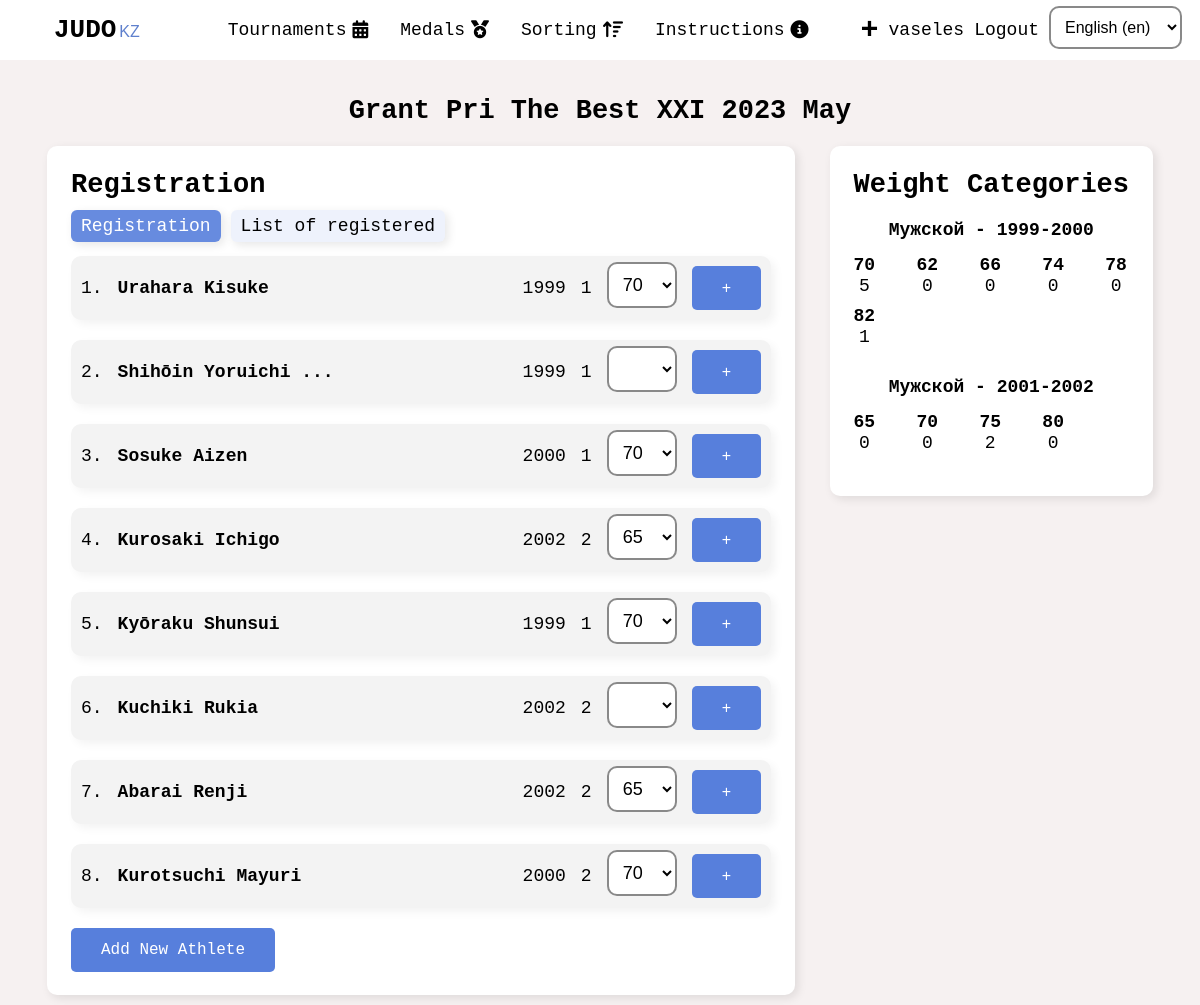
The app's page /en/tournaments/grant-pri-the-best-xxi-2023-may/registration-on-tournament (signed in) with its own data.
### base/models.py (models this page shows, shortened)
class Tournament(models.Model):
   RANGS = (
      ('Клубный', 'Клубный'),
      ('Городской', 'Городской'),
      ('Областной', 'Областной'),
      ('Региональный', 'Региональный'),
      ('Республиканский', 'Республиканский'),
      ('Чемпионат РК', 'Чемпионат РК'),
      ('Международный турнир', 'Международный турнир'),
   )
   CREDIT_TYPE = (
      ('личный', 'личный'),
      ('командный', 'командный')
   )
   STATUS = (
      ('Регистрация открыта', 'Регистрация открыта'),
      ('Регистрация завершенa', 'Регистрация завершенa'),
   )
   user = models.ForeignKey(User, on_delete=models.CASCADE, default=None)
   title = models.CharField(max_length=100)
   slug = models.SlugField(max_length=100, unique=True)
   logo = models.ImageField(upload_to='tournament_logo', blank=True)
   logos = models.ManyToManyField(Logos, default=[], blank=True, related_name='logos')
   about = models.TextField(max_length=1000, blank=True)
   rang = models.CharField(max_length=40,choices=RANGS, blank=True)
   place = models.CharField(max_length=100, blank=True)
   startData = models.CharField(max_length=100, blank=True)
   finishData = models.CharField(max_length=100, blank=True)
   startTime = models.CharField(max_length=10, blank=True)
   credit = models.CharField(max_length=100, blank=True, choices=CREDIT_TYPE)
   tatamis_count = models.CharField(default=0, blank=True, max_length=2)
   participants = models.ManyToManyField(Participant, default=[], blank=True)
   sponsors = models.ManyToManyField(Sponsors, blank=True, default=[], related_name='sponsors')
   chiefJustice = models.CharField(max_length=200, blank=True)
   chiefSecretary = models.CharField(max_length=200, blank=True)
   status = models.CharField(max_length=40, choices=STATUS, default='Регистрация_открыта')
   public = models.BooleanField(default=True)
   created = models.DateTimeField(auto_now_add=True)
   updated = models.DateTimeField(auto_now=True)
   class Meta:
      ordering = ['-updated', '-created']

class Participant(models.Model):
   GENDER = (
      ('Мужской', 'Мужской'),
      ('Женский', 'Женский')
   )
   user = models.ForeignKey(User, on_delete=models.CASCADE)
   firstName = models.CharField(max_length=100)
   lastName = models.CharField(max_length=100)
   thirdName = models.CharField(max_length=100, blank=True)
   year = models.CharField(max_length=30)
   discharge = models.CharField(max_length=40)
   gender = models.CharField(max_length=10, choices=GENDER)
   coach = models.CharField(max_length=245, blank=True)
   created = models.DateTimeField(auto_now_add=True)
   updated = models.DateTimeField(auto_now=True)

class WeightCategory(models.Model):
   GENDER = (
      ('Мужской', 'Мужской'),
      ('Женский', 'Женский')
   )
   tournament = models.ForeignKey(Tournament, on_delete=models.CASCADE, blank=True)
   weight = models.ManyToManyField(Weight, default=[])
   year = models.CharField(max_length=20, blank=True)
   gender = models.CharField(max_length=20, blank=True, choices=GENDER)

class Weight(models.Model):
   name = models.CharField(max_length=10)
   participants = models.ManyToManyField(Participant, default=[], blank=True)

### base/views/tournaments.py (the view, shortened to what this page needs)
# urls.py: path('tournaments/<str:slug>/registration-on-tournament', tournaments.registration_on_tournament, name='registration_on_tournament'),
@login_required(login_url='base:sign-in')
def registration_on_tournament(request, slug):
   if (request.user.profile.userType == 'Админ' or request.user.is_superuser or request.user.profile.userType == 'Секретарь'):
      page_type = 'registration'
      tournament = get_object_or_404(Tournament, slug=slug)
      weight_category = WeightCategory.objects.filter(tournament=tournament)
      participants = Participant.objects.filter(user=request.user)
      weight  = Weight.objects.all()
      context = {
         'page_type': page_type,
         'tournament': tournament,
         'participants': participants,
         'weight': weight,
         'weight_category': weight_category
      }
      return render(request, 'base/tournaments/athlete_registration.html', context)
   else:
      messages.error(request, "You don't have permission to create tournament ;)")
      return redirect('base:show_tournaments')

### base/templates/base/tournaments/athlete_registration.html (shortened to what this page needs)
{% include 'main.html' %}
{% load static i18n %}
{% block title %}
<link rel="stylesheet" href="{% static 'css/athlete_registration.css' %}">
{% endblock title %}
{% block content %}
<div class="home pre__athlete_regisration">
   <h2>{{tournament.title}}</h2>
   <div class="athlete_regisration">
      <div class="athlete_regisration__left">
         <h2>{% trans 'Registration' %}</h2>
         {% if page_type == 'registration' %}
            <div class="athlete_regisration__left__header">
               <a href="{% url 'base:registration_on_tournament' tournament.slug %}" class="active">{% trans 'Registration' %}</a>
               <a href="{% url 'base:list_of_registered_on_tournament' tournament.slug %}">{% trans 'List of registered' %}</a>
            </div>
            <div class="athlete_regisration__left__body">
               {% for athlete in participants %}
               <form class="athlete_regisration__left__person" method='POST'>
                  <span>{{ forloop.counter }}.</span>
                  <b>{{athlete.lastName}} {{athlete.firstName}} {{athlete.thirdName}}</b>
                  <span>{{athlete.year}}</span>
                  <span>{{athlete.discharge}}</span>
                  <span>
                  <select name = 'weight' class='athlete__weight'>
                    {% for weight_category  in tournament.weightcategory_set.all %}
                      {% if weight_category.gender == athlete.gender %}
                        {% if athlete.year in weight_category.year  %}
                           {% for weight in weight_category.weight.all %}
                              <option value={{weight.id}} >{{weight.name}} </option>
                           {%  endfor %}
                       {% endif %}
                      {% endif %}
                    {% endfor %}
                  </select>
                  </span>
                  <button type="submit" class='btn'>+</button>
               </form>
               {% endfor %}
   <a href="{% url 'base:add_new_athlete' %}" class="btn btn--primary">{% trans 'Add New Athlete' %}</a>
            </div>
         {% endif %}
      </div>
      <form class="athlete_regisration__right" method="POST">
         <h2>{% trans 'Weight Categories' %}</h2>
         <div class="athlete_regisration__weight__categories">
            {% for weight_category in tournament.weightcategory_set.all  %}
               <div class="athlete_regisration__weight__category">
                  <h3>{{weight_category.gender}} - {{weight_category.year}} </h3>
                  <div class="athlete_regisration__weights">
                     {% for weight in weight_category.weight.all %}
                        <div class="athlete_regisration__weight">
                           <b>{{weight.name}}</b>
                           <span>{{ weight.participants.count }}</span>
                        </div>
                     {%  endfor %}
                  </div>
               </div>
            {% endfor %}
         </div>
      </form>
   </div>
</div>
{% endblock content %}

### templates/header.html (shortened to what this page needs)
{% load static i18n  %}
<header>
   <a href="/" class="link-logo">
      <b>JUDO</b>
      <span>
         <span>KZ</span>
      </span>
   </a>
   <div class="header__center">
      <a href="{% url "base:show_tournaments" %}" class="link">
         {% trans 'Tournaments' %}
         <i class="fa-solid fa-calendar-days"></i>
      </a>
      <a href="{% url "base:medals" %}" class="link">
         {% trans 'Medals' %}
         <i class="fa-solid fa-medal"></i>
      </a>
      <a href="{% url "base:sorting" %}" class="link">
         {% trans 'Sorting' %}
         <i class="fa-solid fa-arrow-up-wide-short"></i>
      </a>
      <a href="{% url "base:instructions" %}" class="link">
         {% trans 'Instructions' %}
         <i class="fa-solid fa-circle-info"></i>
      </a>
   </div>
   <div class="header__right">
      {% if request.user.is_authenticated  %}
      {% if request.user.profile.userType == 'Админ' or request.user.profile.userType == 'Секретарь' or request.user.is_superuser %}
         <a href="{% url "base:create_tournamets" %}" class="link"
         style="font-size: 30px; font-weight: bold;">
            +
         </a>
      {% endif %}
   <a href="{% url 'base:show_profile' request.user.username %}" class="link">{{request.user.username}}</a>
   <a href="{% url 'base:logout' %}" class="link">
      {% trans 'Logout' %}
   </a>
{% else %}
   <a href="{% url 'base:registration' %}" class="link">{% trans 'Registration' %}</a>
   <a href="{% url 'base:login' %}" class="link">{% trans 'Login' %}</a>
{% endif %}
<form action="{% url 'set_language' %}" method="post" id="LanguageForm">{% csrf_token %}
   <select name="language" id="changeLanguage" >
       {% get_current_language as LANGUAGE_CODE %}
       {% get_available_languages as LANGUAGES %}
       {% get_language_info_list for LANGUAGES as languages %}
       {% for language in languages %}
           <option value="{{ language.code }}"{% if language.code == LANGUAGE_CODE %}
                   selected{% endif %}>
               {{ language.name_local }} ({{ language.code }})
           </option>
       {% endfor %}
   </select>
</form>
   </div>
</header>

### static/css/styles.css (style rules this page uses)
* { box-sizing: border-box; padding: 0; margin: 0; text-decoration: none; outline: none; }
body { background-color: var(--white); color: var(--black); font-size: 18px; font-family: monospace; overflow-x: hidden; }
header { display: flex; justify-content: space-around; align-items: center; width: 100%; height: 60px; background-color: #fff; z-index: 1000; }
.header__center { display: flex; justify-content: center; align-items: center; }
.header__center a { display: flex; justify-content: center; align-items: center; gap: 6px; transition: all .3s linear; height: 100%; padding: 22px 16px; border-radius: 0 0 5px 5px; }
.header__right { display: flex; justify-content: center; align-items: center; gap: 10px }
#changeLanguage { font-size: 16px; transition: all .3s linear; cursor: pointer; }
#changeLanguage option { cursor: pointer; }
.btn { font-size: 16px; padding: 13px 30px 13px; cursor: pointer; border: none; position: relative; background-color: rgba(0, 0, 0, 0); user-select: none; -webkit-user-select: none; touch-action: manipulation; background-color: var(--lightblue); color: white; border-radius: 5px; transition: all .3s linear; }
a { color: black }
.link { text-decoration: none; color: var(--black); transition: all .3s linear }
.link-logo { color: black; margin-left: 3vw; margin-right: 3vw }
.link-logo b { font-weight: bold; font-size: 26px; }
.link-logo span { font-size: 16px; margin-left: -4px; color: #5f80cd ; font-family:'Lucida Sans', 'Lucida Sans Regular', 'Lucida Grande', 'Lucida Sans Unicode', Geneva, Verdana, sans-serif; }
.form__component input, select, textarea { width: 100%; padding: 10px 10px; font-size: 16px; margin-bottom: 6px; min-width: 100%; background-color: #fff; border: 2px solid rgb(20,20,20,.5); border-radius: 10px; transition: all .3s linear; }

### static/css/athlete_registration.css (style rules this page uses)
.pre__athlete_regisration { display: flex; justify-content: center; align-items: center; flex-direction: column; margin-top: 3%; width: 100%; }
.pre__athlete_regisration h2 { margin-bottom: 10px; }
.athlete_regisration { display: flex; justify-content: center; align-items: start ; width: 100%; padding: 10px; gap: 3% }
.athlete_regisration__left { padding: 2%; background-color: white; border-radius: 10px; box-shadow: 3px 3px 10px rgb(20,20,20,.1); }
.athlete_regisration__left__header { display: flex; justify-content: start; align-items: center; width: 100%; gap: 10px; border-radius: 10px; margin: 10px 0; }
.athlete_regisration__left__header a { background-color:rgb(87, 127, 220, .1); padding: 6px 10px; border-radius: 6px; margin-bottom: 4px; transition: all .3s linear; box-shadow: 3px 3px 10px rgb(20,20,20,.1); }
.athlete_regisration__left__header .active { background-color:rgb(87, 127, 220, .9); color: white; }
.athlete_regisration__left__body { display: flex; justify-content: start; align-items: start; flex-direction: column; row-gap: 10px; }
.athlete_regisration__left__person { display: flex; justify-content: space-between; align-items: center; width: 100%; min-width: 700px; background-color: rgb(20,20,20,.05); margin-bottom: 10px; border-bottom: 6px; box-shadow: 4px 4px 10px rgba(0,0,0,.05); padding: 6px 10px; border-radius: 10px; gap: 15px }
.athlete_regisration__left__person b { min-width: 150px; width: 100%; }
.athlete_regisration__right { padding: 2%; box-shadow: 3px 3px 10px rgb(20,20,20,.1); background-color: white; border-radius: 10px; }
.athlete_regisration__weight__category { display: flex; justify-content: center; align-items: center; flex-direction: column; margin-bottom: 10px; }
.athlete_regisration__weight__category h3 { margin: 10px 0 15px; font-size: 18px; }
.athlete_regisration__weights { display: flex; justify-content: flex-start; align-items: center; flex-wrap: wrap; width: 100%; gap: 15%; }
.athlete_regisration__weight { display: flex; justify-content: center; align-items: center; flex-direction: column; row-gap: 1px; margin-bottom: 10px }
.athlete__weight { padding: 10px; font-size: 18px; min-width: 70px; }

### static/css/variables.css (style rules this page uses)
:root { --white: #F6F1F1; --lightblue: #577fdc; --gold: #FBD46D; --black: #000000; }

### records on screen
Tournament: title "Grant Pri The Best XXI 2023 May"
Participant: lastName "Urahara", firstName "Kisuke", year "1999", discharge "1"
Participant: lastName "Shihōin", firstName "Yoruichi", thirdName "...", year "1999", discharge "1"
Participant: lastName "Sosuke", firstName "Aizen", year "2000", discharge "1"
Participant: lastName "Kurosaki", firstName "Ichigo", year "2002", discharge "2"
Participant: lastName "Kyōraku", firstName "Shunsui", year "1999", discharge "1"
Participant: lastName "Kuchiki", firstName "Rukia", year "2002", discharge "2"
Participant: lastName "Abarai", firstName "Renji", year "2002", discharge "2"
Participant: lastName "Kurotsuchi", firstName "Mayuri", year "2000", discharge "2"
WeightCategory: gender "Мужской", year "1999-2000"
Weight: name "70", participants.count "5"
Weight: name "62", participants.count "0"
Weight: name "66", participants.count "0"
Weight: name "74", participants.count "0"
Weight: name "78", participants.count "0"
Weight: name "82", participants.count "1"
WeightCategory: gender "Мужской", year "2001-2002"
Weight: name "65", participants.count "0"
Weight: name "70", participants.count "0"
Weight: name "75", participants.count "2"
Weight: name "80", participants.count "0"

### other values on screen
{{ request.user.username }} "vaseles"
form field language "English (en)"
form field weight "70"
form field weight "65"
